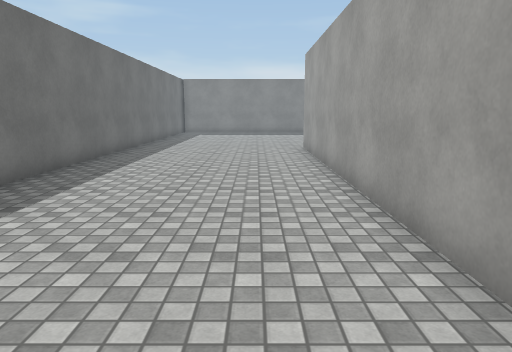
[1] (above)

24 first-person views from a walk through a Unity game level. The camera is 1.5 m above the floor, tilts 10° down and sees 70° across. The floor is counted in squares, 1 m on a side. Each view is taken from the middle of a square. On the plan, view 1 faces up. The plan holds only what a view shows up to about 16 squares ahead; the rest is blank. The place goes on beyond the plan. Surface patterns are stand-ins for the level's own textures.

[2]
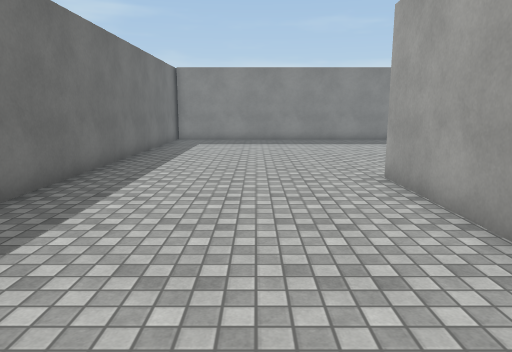

[3]
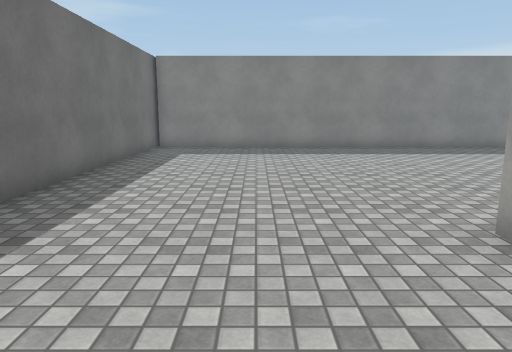

[4]
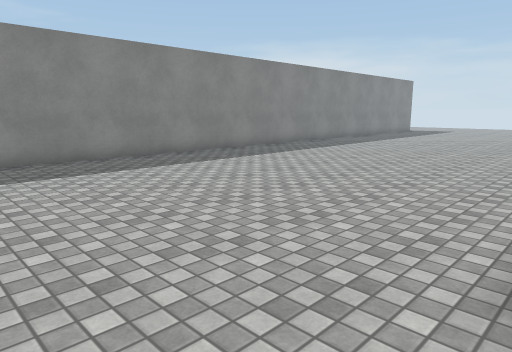

[5]
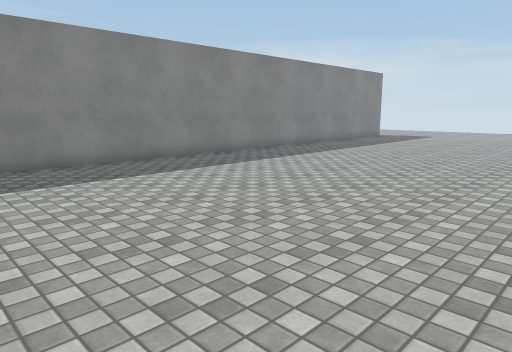

[6]
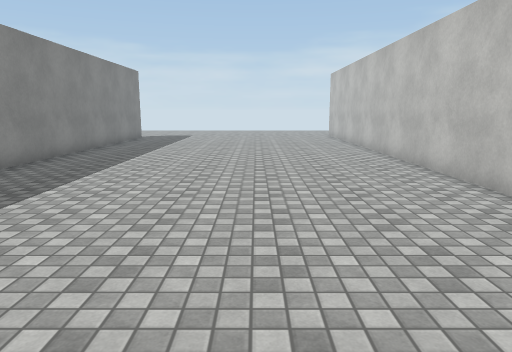

[7]
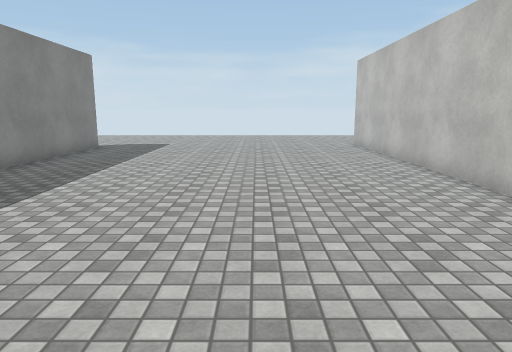

[8]
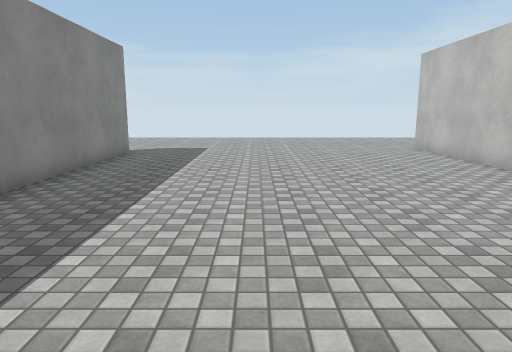

[9]
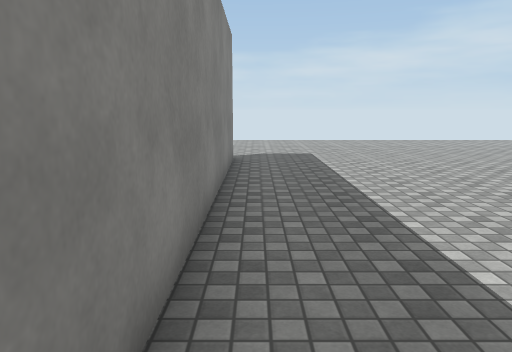

[10]
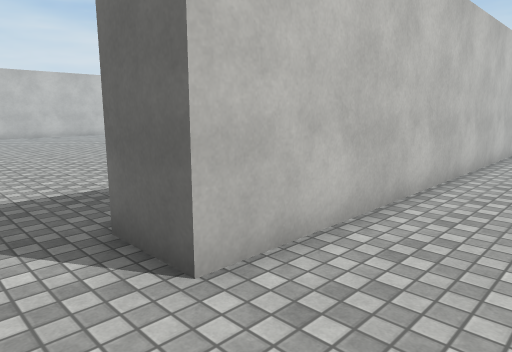

[11]
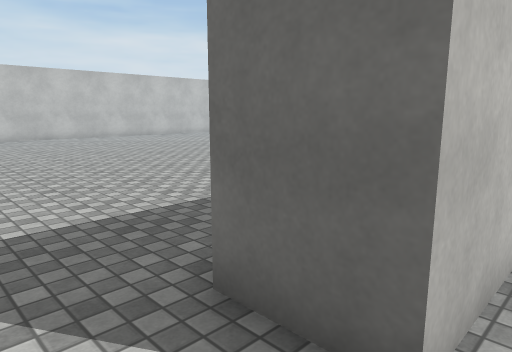

[12]
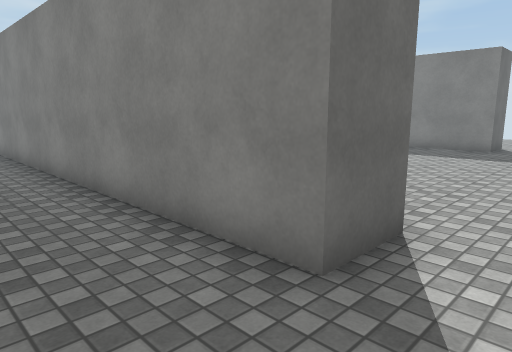

[13]
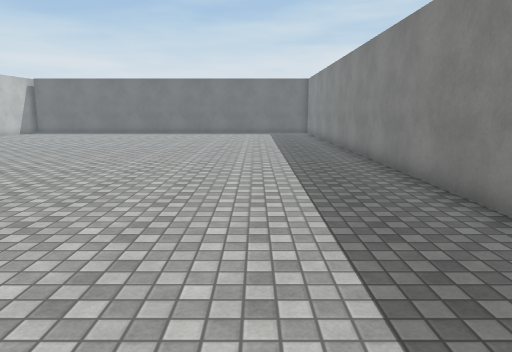

[14]
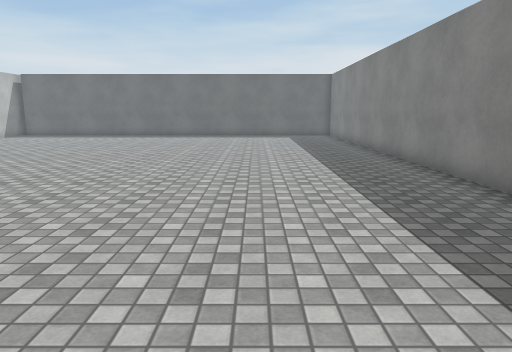

[15]
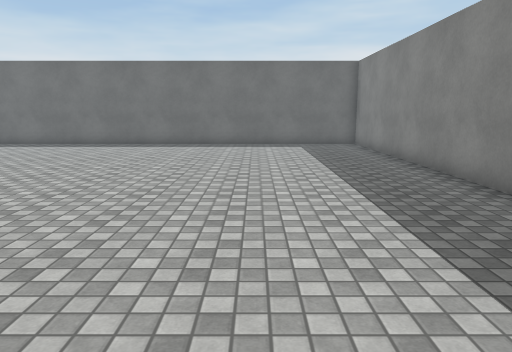

[16]
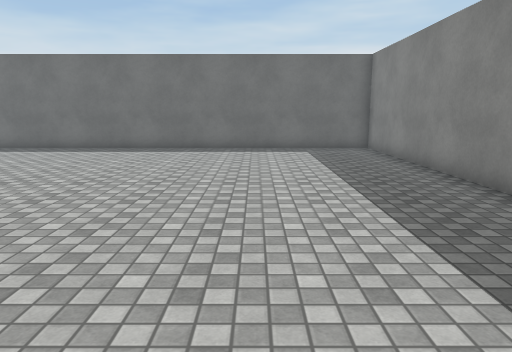

[17]
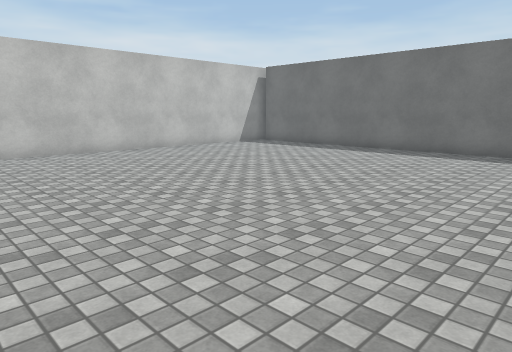

[18]
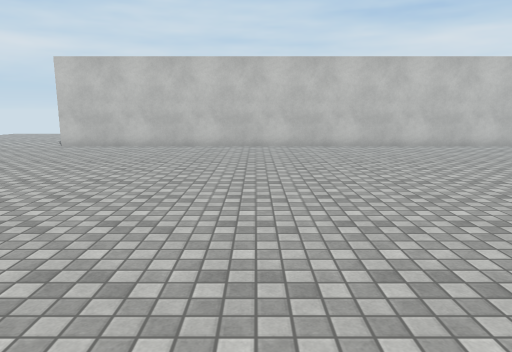

[19]
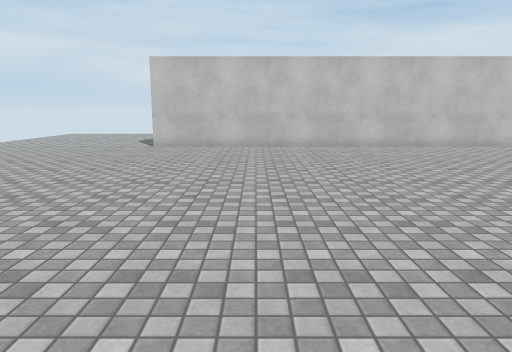

[20]
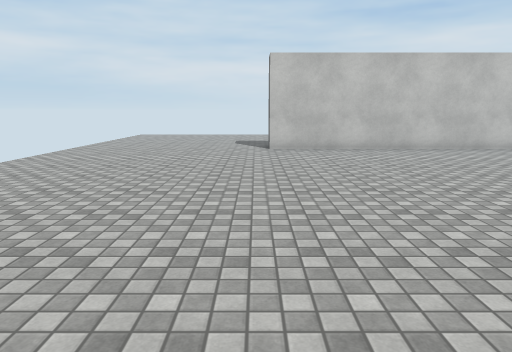

[21]
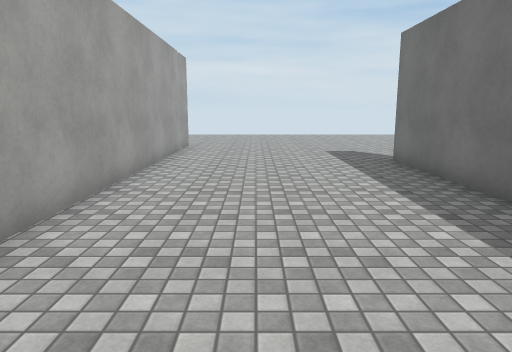

[22]
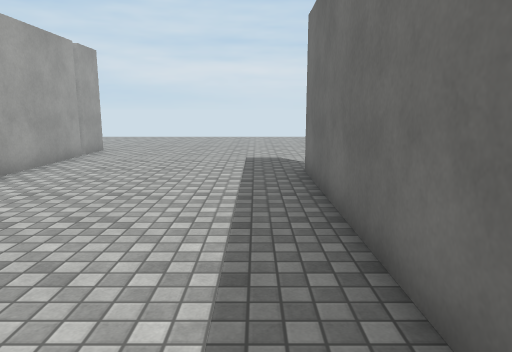

[23]
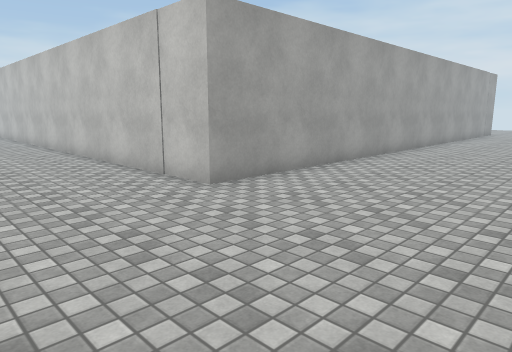

[24]
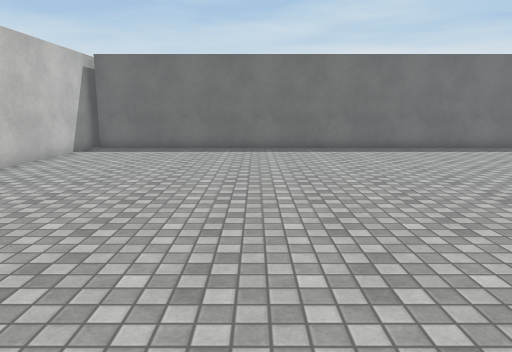

### Floor plan
Points are (right, up) in squares from view 1. A wall is a line through its corners. A room is listed if a view was taken in it or the views show most of it. See-through windows are left out.
Room 1 (views 1, 2, 3, 4, 5, 6, 7, 8, 9, 10, 11, 21, 22, 23)
walls: (-5.3, 5.5) (-5.3, -2.4); (-5.3, 27.2) (-5.3, 7.4); (27.6, 27.5) (27.6, 26.7) (-5.1, 26.7); (2, -5.5) (2, 15.4) (29.2, 15.4); (2, -7.4) (2, -5.8)
ways out: opening at (30.5, 14.5) to room 2
Room 2 (views 12, 13, 14, 15, 16, 17, 18, 19, 20, 24)
walls: (29.2, 15.4) (29.2, 13.7) (3.8, 13.7) (3.8, -5.5); (2.9, -5.9) (27.5, -5.9)
ways out: opening at (30.5, 14.5) to room 1

Positions as (right, up) in squares from view 1, and headings:
1: (0, 0), facing up
2: (-1, 7), facing up
3: (-1, 11), facing up
4: (-1, 15), facing up-right
5: (6, 16), facing up-right
6: (6, 20), facing right
7: (12, 20), facing right
8: (14, 22), facing right
9: (16, 26), facing right
10: (31, 18), facing down-left
11: (31, 16), facing down-left
12: (31, 11), facing up-left
13: (30, 10), facing left
14: (27, 9), facing left
15: (21, 9), facing left
16: (19, 9), facing left
17: (18, 8), facing down-left
18: (19, 10), facing down
19: (23, 10), facing down
20: (28, 9), facing down
21: (-1, 9), facing down
22: (-4, 7), facing down
23: (-4, 20), facing down-right
24: (19, 1), facing left
